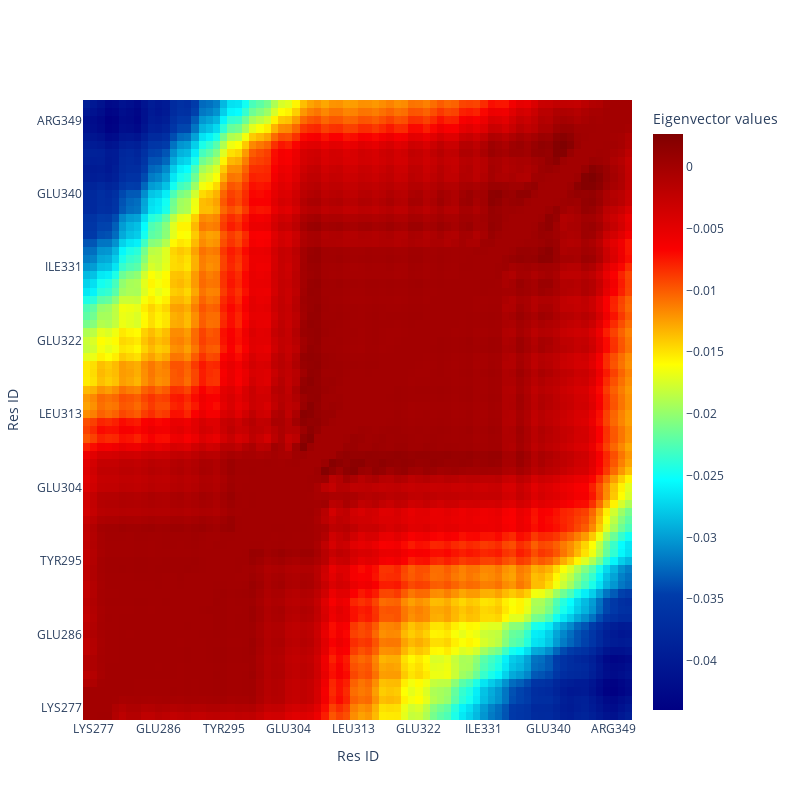

Here is the notebook cell this chart was saved with:
### Code cell
bzip_vmap = eig_map(bzip.dis_V, bzip.ctmap, k=0)

ctmap_viz(bzip_vmap, bzip_names, title = "Eigenvector values")

### Figure 1 — Plotly figure (JSON) as saved in the notebook; plotly's stock layout.template omitted (floating-point values rounded to 4 significant figures; data arrays with more than 128 entries replaced by an {"elided": "..."} marker saying what was removed)
{"data": [{"colorbar": {"title": {"text": "Eigenvector values"}}, "colorscale": [[0, "rgb(0,0,131)"], [0.2, "rgb(0,60,170)"], [0.4, "rgb(5,255,255)"], [0.6, "rgb(255,255,0)"], [0.8, "rgb(250,0,0)"], [1, "rgb(128,0,0)"]], "type": "heatmap", "x": ["GLU276", "LYS277", "LEU278", "ASP279", "LYS280", "LYS281", "LEU282", "LYS283", "LYS284", "MET285", "GLU286", "GLN287", "ASN288", "LYS289", "THR290", "ALA291", "ALA292", "THR293", "ARG294", "TYR295", "ARG296", "GLN297", "LYS298", "LYS299", "ARG300", "ALA301", "GLU302", "GLN303", "GLU304", "ALA305", "LEU306", "THR307", "GLY308", "GLU309", "CYS310", "LYS311", "GLU312", "LEU313", "GLU314", "LYS315", "LYS316", "ASN317", "GLU318", "ALA319", "LEU320", "LYS321", "GLU322", "ARG323", "ALA324", "ASP325", "SER326", "LEU327", "ALA328", "LYS329", "GLU330", "ILE331", "GLN332", "TYR333", "LEU334", "LYS335", "ASP336", "LEU337", "ILE338", "GLU339", "GLU340", "VAL341", "ARG342", "LYS343", "ALA344", "ARG345", "GLY346", "LYS347", "LYS348", "ARG349", "VAL350", "PRO351"], "y": ["GLU276", "LYS277", "LEU278", "ASP279", "LYS280", "LYS281", "LEU282", "LYS283", "LYS284", "MET285", "GLU286", "GLN287", "ASN288", "LYS289", "THR290", "ALA291", "ALA292", "THR293", "ARG294", "TYR295", "ARG296", "GLN297", "LYS298", "LYS299", "ARG300", "ALA301", "GLU302", "GLN303", "GLU304", "ALA305", "LEU306", "THR307", "GLY308", "GLU309", "CYS310", "LYS311", "GLU312", "LEU313", "GLU314", "LYS315", "LYS316", "ASN317", "GLU318", "ALA319", "LEU320", "LYS321", "GLU322", "ARG323", "ALA324", "ASP325", "SER326", "LEU327", "ALA328", "LYS329", "GLU330", "ILE331", "GLN332", "TYR333", "LEU334", "LYS335", "ASP336", "LEU337", "ILE338", "GLU339", "GLU340", "VAL341", "ARG342", "LYS343", "ALA344", "ARG345", "GLY346", "LYS347", "LYS348", "ARG349", "VAL350", "PRO351"], "z": {"elided": "76x76 float values"}}], "layout": {"coloraxis": {"cmax": 1, "cmin": 0}, "height": 800, "width": 800, "xaxis": {"dtick": 9, "tick0": 1, "tickmode": "linear", "title": {"text": "Res ID"}}, "yaxis": {"dtick": 9, "tick0": 1, "tickmode": "linear", "title": {"text": "Res ID"}}}}
